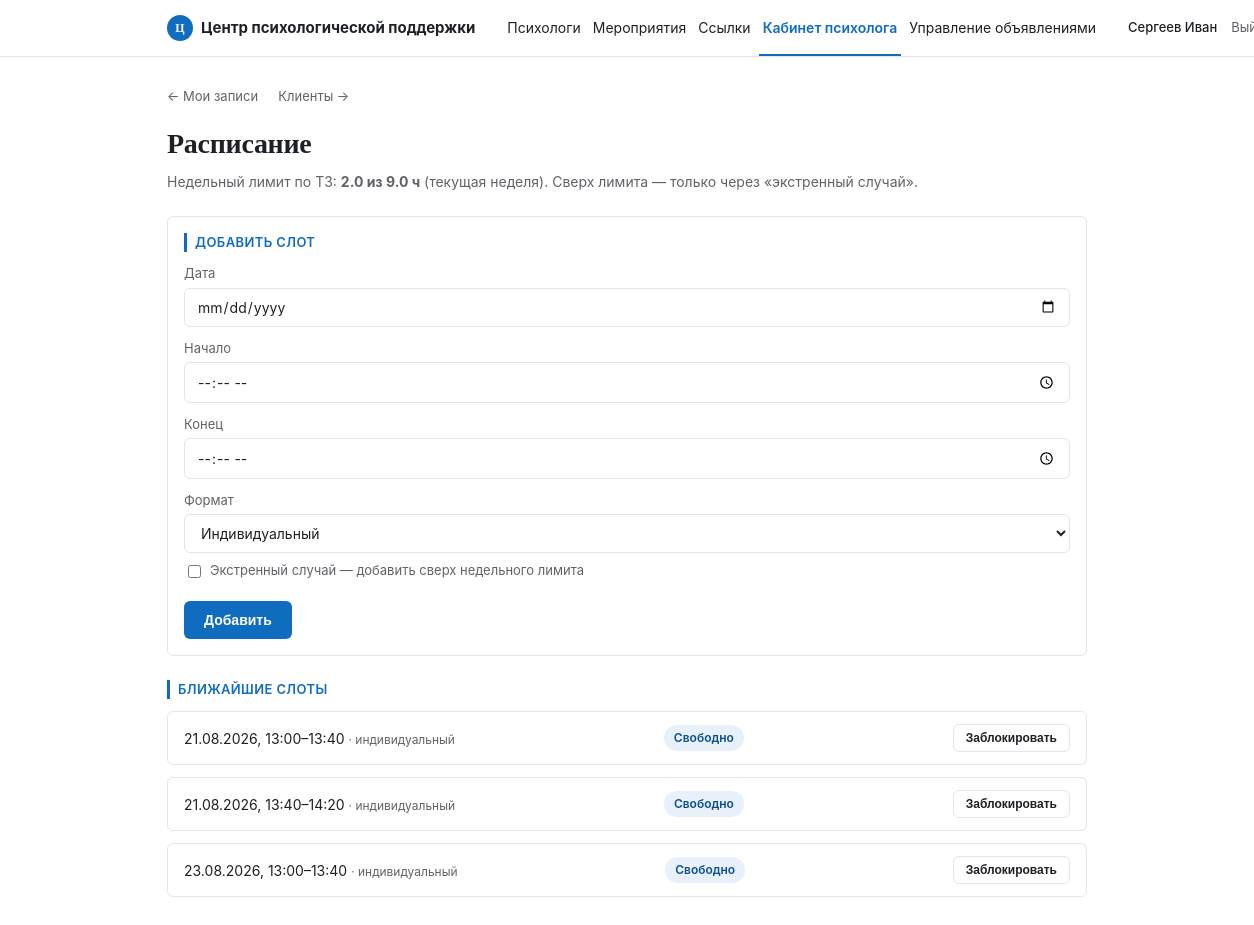
The page /dashboard/schedule (signed in) on the database its author committed.
### tables this page shows
CREATE TABLE psychologist_profiles (
    id              INT UNSIGNED AUTO_INCREMENT PRIMARY KEY,
    user_id         INT UNSIGNED NOT NULL UNIQUE,
    photo_path      VARCHAR(255) NULL,
    bio             TEXT NULL,
    max_hours_per_week SMALLINT UNSIGNED NOT NULL DEFAULT 9,
    FOREIGN KEY (user_id) REFERENCES users(id) ON DELETE CASCADE
);

CREATE TABLE schedule_slots (
    id              INT UNSIGNED AUTO_INCREMENT PRIMARY KEY,
    psychologist_id INT UNSIGNED NOT NULL,
    slot_date       DATE NOT NULL,
    start_time      TIME NOT NULL,
    end_time        TIME NOT NULL,
    format          ENUM('individual', 'group', 'family') NOT NULL DEFAULT 'individual',
    status          ENUM('free', 'booked', 'blocked') NOT NULL DEFAULT 'free',
    is_emergency_override BOOLEAN NOT NULL DEFAULT FALSE
                    COMMENT 'слот добавлен сверх недельного лимита 9ч — экстренный случай',
    created_at      DATETIME NOT NULL DEFAULT CURRENT_TIMESTAMP,
    FOREIGN KEY (psychologist_id) REFERENCES psychologist_profiles(id) ON DELETE CASCADE,
    INDEX idx_slot_lookup (psychologist_id, slot_date, status)
);

### src/Controllers/PsychologistController.php (called while the page is built, shortened)
<?php
class PsychologistController
{
    public function schedule(): void
    {
        $psychologistId = $this->psychologistProfileId();
        $stmt = Database::connection()->prepare(
            "SELECT id, slot_date, start_time, end_time, status, format, is_emergency_override
             FROM schedule_slots
             WHERE psychologist_id = ? AND slot_date >= CURDATE()
             ORDER BY slot_date, start_time"
        );
        $stmt->execute([$psychologistId]);
        $slots = $stmt->fetchAll();
        $maxHours = $this->maxHoursPerWeek($psychologistId);
        $currentWeekHours = $this->weeklyHours($psychologistId, date('Y-m-d'));
        require __DIR__ . '/../../templates/dashboard/psychologist_schedule.php';
    }
    private function weeklyHours(int $psychologistId, string $aroundDate): float
    {
        $stmt = Database::connection()->prepare(
            "SELECT COALESCE(SUM(TIME_TO_SEC(TIMEDIFF(end_time, start_time))), 0) / 3600 AS hours
             FROM schedule_slots
             WHERE psychologist_id = ?
               AND status IN ('free', 'booked')
               AND YEARWEEK(slot_date, 3) = YEARWEEK(?, 3)"
        );
        $stmt->execute([$psychologistId, $aroundDate]);
        return (float)$stmt->fetchColumn();
    }
    private function maxHoursPerWeek(int $psychologistId): float
    {
        $stmt = Database::connection()->prepare(
            'SELECT max_hours_per_week FROM psychologist_profiles WHERE id = ?'
        );
        $stmt->execute([$psychologistId]);
        return (float)($stmt->fetchColumn() ?: 9);
    }
    private function psychologistProfileId(): int
    {
        static $id = null;
        if ($id === null) {
            $stmt = Database::connection()->prepare(
                'SELECT id FROM psychologist_profiles WHERE user_id = ?'
            );
            $stmt->execute([Auth::id()]);
            $id = (int)($stmt->fetchColumn() ?: 0);
        }
        return $id;
    }
}

### src/Core/Router.php (called while the page is built, shortened)
<?php
class Router
{
    private array $routes = [];
    public function get(string $path, array $handler): void
    {
        $this->routes['GET'][$path] = $handler;
    }
    public function post(string $path, array $handler): void
    {
        $this->routes['POST'][$path] = $handler;
    }
    public function dispatch(string $method, string $uri): void
    {
        $path = parse_url($uri, PHP_URL_PATH);
        $path = rtrim($path, '/') ?: '/';
        $handler = $this->routes[$method][$path] ?? null;
        [$controllerClass, $action] = $handler;
        $controller = new $controllerClass();
        $controller->$action();
    }
}

### public/index.php (called while the page is built, shortened)
<?php
spl_autoload_register(function (string $class) {
    $prefix = 'App\\';
    $relative = substr($class, strlen($prefix));
    $path = __DIR__ . '/../src/' . str_replace('\\', '/', $relative) . '.php';
});
$router = new Router();
$router->get('/', [HomeController::class, 'index']);
$router->get('/psychologist', [BookingController::class, 'show']);
$router->get('/book', [BookingController::class, 'bookForm']);
$router->post('/book', [BookingController::class, 'store']);
$router->get('/login', [AuthController::class, 'loginForm']);
$router->post('/login', [AuthController::class, 'login']);
$router->get('/logout', [AuthController::class, 'logout']);
$router->get('/cabinet', [ClientController::class, 'cabinet']);
$router->post('/cabinet/cancel', [ClientController::class, 'cancel']);
$router->get('/dashboard', [PsychologistController::class, 'dashboard']);
$router->get('/dashboard/schedule', [PsychologistController::class, 'schedule']);
$router->post('/dashboard/schedule', [PsychologistController::class, 'addSlot']);
$router->post('/dashboard/schedule/block', [PsychologistController::class, 'blockSlot']);
$router->get('/dashboard/clients', [PsychologistController::class, 'clients']);
$router->get('/dashboard/clients/show', [PsychologistController::class, 'clientDetail']);
$router->post('/dashboard/notes', [PsychologistController::class, 'addNote']);
$router->get('/announcements', [AnnouncementController::class, 'index']);
$router->get('/dashboard/announcements', [AnnouncementController::class, 'manage']);
$router->post('/dashboard/announcements', [AnnouncementController::class, 'create']);
$router->post('/dashboard/announcements/delete', [AnnouncementController::class, 'delete']);
$router->get('/contacts', [ContactController::class, 'index']);
$router->get('/admin/contacts', [ContactController::class, 'manage']);
$router->post('/admin/contacts', [ContactController::class, 'create']);
$router->post('/admin/contacts/delete', [ContactController::class, 'delete']);
$router->get('/admin', [AdminController::class, 'index']);
$router->get('/admin/psychologists/new', [AdminController::class, 'newPsychologistForm']);
$router->post('/admin/psychologists', [AdminController::class, 'createPsychologist']);
$router->get('/admin/notifications', [AdminController::class, 'notifications']);
$router->dispatch($_SERVER['REQUEST_METHOD'], $_SERVER['REQUEST_URI']);

### src/Core/Database.php (called while the page is built, shortened)
<?php
class Database
{
    private static ?PDO $instance = null;
    public static function connection(): PDO
    {
        if (self::$instance === null) {
            $host = getenv('DB_HOST') ?: null;
            $port = getenv('DB_PORT') ?: null;
            $name = getenv('DB_NAME') ?: null;
            $user = getenv('DB_USER') ?: null;
            $password = getenv('DB_PASSWORD') ?: null;
            if (!$host) {
                $configFile = __DIR__ . '/../../config/config.php';
                if (file_exists($configFile)) {
                    $config = require $configFile;
                    $db = $config['db'];
                    $host = $db['host'] ?? '127.0.0.1';
                    $port = $db['port'] ?? '3306';
                    $name = $db['name'] ?? 'psycho_booking';
                    $user = $db['user'] ?? 'root';
                    $password = $db['password'] ?? '';
                } else {
                    $host = '127.0.0.1';
                    $port = '3306';
                    $name = 'psycho_booking';
                    $user = 'root';
                    $password = '';
                }
            }
            $dsn = sprintf(
                'mysql:host=%s;port=%s;dbname=%s;charset=utf8mb4',
                $host,
                $port,
                $name
            );
            try {
                self::$instance = new PDO($dsn, $user, $password, [
                    PDO::ATTR_ERRMODE => PDO::ERRMODE_EXCEPTION,
                    PDO::ATTR_DEFAULT_FETCH_MODE => PDO::FETCH_ASSOC,
                    PDO::ATTR_EMULATE_PREPARES => false,
                    PDO::MYSQL_ATTR_INIT_COMMAND => "SET NAMES utf8mb4 COLLATE utf8mb4_unicode_ci",
                ]);
            } catch (PDOException $e) {
                die('Ошибка подключения к БД: ' . $e->getMessage());
            }
        }
        self::$instance->exec("SET NAMES utf8mb4 COLLATE utf8mb4_unicode_ci");
self::$instance->exec("SET CHARACTER SET utf8mb4");
        return self::$instance;
    }
}

### config/config.php (called while the page is built)
<?php
return [
    'db' => [
        'host'     => '127.0.0.1',
        'port'     => '3306',
        'name'     => 'psycho_booking',
        'user'     => 'root',
        'password' => '',
    ],
];

### src/Core/Auth.php (called while the page is built, shortened)
<?php
class Auth
{
    public static function id(): ?int
    {
        return $_SESSION['user_id'] ?? null;
    }
}

### templates/dashboard/psychologist_schedule.php (the view, shortened to what this page needs)
<?php $pageTitle = 'Расписание'; require __DIR__ . '/../partials/header.php'; ?>
<a href="/dashboard" class="back-link">← Мои записи</a>
<a href="/dashboard/clients" class="back-link" style="margin-left:16px;">Клиенты →</a>
<h1>Расписание</h1>
<p class="subtitle">
    Недельный лимит по ТЗ: <strong><?= number_format($currentWeekHours, 1) ?> из <?= number_format($maxHours, 1) ?> ч</strong>
    (текущая неделя). Сверх лимита — только через «экстренный случай».
</p>
<div class="card">
    <p class="section-label">Добавить слот</p>
    <form method="post" action="/dashboard/schedule">
        <label for="slot_date">Дата</label>
        <input type="date" id="slot_date" name="slot_date" required>
        <label for="start_time">Начало</label>
        <input type="time" id="start_time" name="start_time" required>
        <label for="end_time">Конец</label>
        <input type="time" id="end_time" name="end_time" required>
        <label for="format">Формат</label>
        <select id="format" name="format">
            <option value="individual">Индивидуальный</option>
        </select>
        <label style="display:flex;align-items:center;gap:6px;font-weight:normal;margin-top:8px;">
            <input type="checkbox" name="emergency_override" value="1" style="width:auto;">
            Экстренный случай — добавить сверх недельного лимита
        </label>
        <button type="submit" class="btn">Добавить</button>
    </form>
</div>
<p class="section-label" style="margin-top:24px;">Ближайшие слоты</p>
<?php if (empty($slots)): ?>
    <p class="empty-state">Слотов пока нет.</p>
<?php else: ?>
    <?php foreach ($slots as $s): ?>
        <div class="card" style="display:flex;justify-content:space-between;align-items:center;padding:12px 16px;gap:10px;">
            <span style="font-size:14px;">
                <?= htmlspecialchars(date('d.m.Y', strtotime($s['slot_date']))) ?>,
                <?= htmlspecialchars(substr($s['start_time'], 0, 5)) ?>–<?= htmlspecialchars(substr($s['end_time'], 0, 5)) ?>
                <span style="color:var(--text-secondary);font-size:12px;">
                    · <?= match($s['format']) { 'group' => 'групповой', 'family' => 'семейный', default => 'индивидуальный' } ?>
                </span>
            </span>
            <span style="font-size:12px;font-weight:600;padding:4px 10px;border-radius:999px;
                <?= match($s['status']) {
                    'free' => 'background:var(--blue-light);color:var(--blue-dark);',
                    'booked' => 'background:#fff4e0;color:#a06400;',
                    default => 'background:#eee;color:#555;',
                } ?>">
                <?= match($s['status']) { 'free' => 'Свободно', 'booked' => 'Занято', default => 'Заблокировано' } ?>
            </span>
            <?php if ($s['status'] === 'free'): ?>
                <form method="post" action="/dashboard/schedule/block" onsubmit="return confirm('Заблокировать слот?');">
                    <button type="submit" class="btn btn-secondary" style="margin:0;padding:6px 12px;font-size:12px;">Заблокировать</button>
                </form>
            <?php endif; ?>
        </div>
    <?php endforeach; ?>
<?php endif; ?>
<?php require __DIR__ . '/../partials/footer.php'; ?>

### public/assets/css/style.css (style rules this page uses)
:root { --blue: #0F6CBF; --blue-dark: #0B4F8F; --blue-light: #E8F1FA; --ink: #1D2125; --muted: #5F6368; --border: #E3E5E8; --bg: #FFFFFF; --panel: #F5F6F8; --white: #FFFFFF; --radius: 6px; --font-display: Georgia, "Times New Roman", serif; --font-sans: -apple-system, "Segoe UI", Roboto, Arial, sans-serif; --text: var(--ink); --text-secondary: var(--muted); }
* { box-sizing: border-box; }
body { margin: 0; font-family: var(--font-sans); background: var(--bg); color: var(--ink); font-size: 15px; line-height: 1.5; }
a { color: var(--blue); }
h1 { font-family: var(--font-display); font-size: 28px; font-weight: 700; margin: 0 0 6px; letter-spacing: -0.01em; }
.subtitle { color: var(--muted); font-size: 14px; margin: 0 0 24px; }
.section-label { font-size: 13px; font-weight: 600; text-transform: uppercase; letter-spacing: 0.03em; color: var(--blue); border-left: 3px solid var(--blue); padding-left: 8px; margin: 0 0 12px; }
.card { background: var(--white); border: 1px solid var(--border); border-radius: var(--radius); padding: 16px; margin-bottom: 12px; }
label { display: block; font-size: 13px; color: var(--muted); margin: 12px 0 4px; }
input[type="text"], input[type="tel"], input[type="password"], input[type="date"], input[type="time"], select, textarea { width: 100%; padding: 9px 12px; border: 1px solid var(--border); border-radius: var(--radius); font-size: 14px; font-family: inherit; background: var(--white); color: var(--ink); }
.btn { display: inline-block; background: var(--blue); color: var(--white); border: none; border-radius: var(--radius); padding: 11px 20px; font-size: 14px; font-weight: 600; cursor: pointer; text-decoration: none; margin-top: 16px; }
.btn-secondary { background: var(--white); color: var(--ink); border: 1px solid var(--border); }
.back-link { display: inline-block; margin-bottom: 16px; color: var(--muted); text-decoration: none; font-size: 13px; }

### rows shown on the page
psychologist_profiles: maxHours "9.0"
schedule_slots: slot_date "21.08.2026", start_time "13:00", end_time "13:40", format "индивидуальный", status "Свободно"
schedule_slots: slot_date "21.08.2026", start_time "13:40", end_time "14:20", format "индивидуальный", status "Свободно"
schedule_slots: slot_date "23.08.2026", start_time "13:00", end_time "13:40", format "индивидуальный", status "Свободно"

### other values the page prints
$roleLabel "Кабинет психолога"
$currentWeekHours "2.0"
